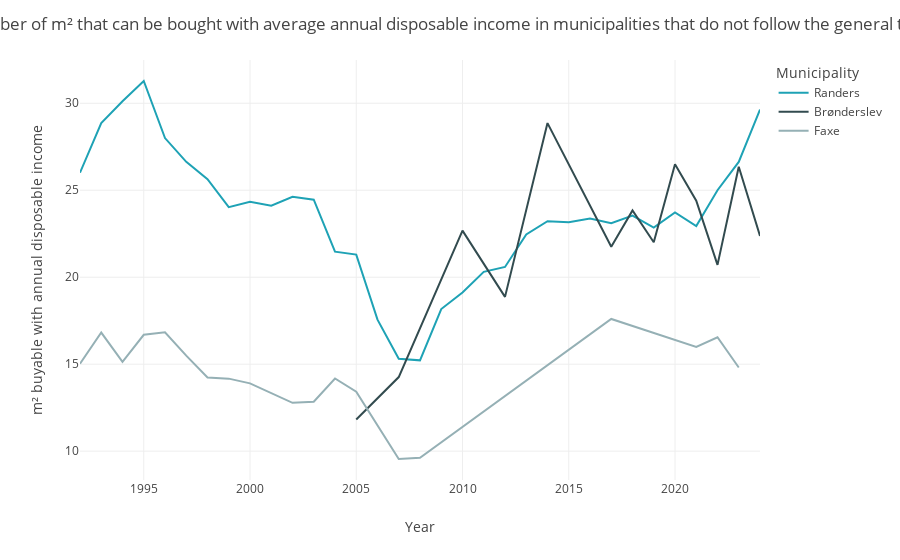

This figure's notebook cell:
### Markdown cell above
## Figure 6

### Code cell
# Creating the chart
selected_locations = ["Randers", "Brønderslev", "Faxe"]
chart_title = "Number of m² that can be bought with average annual disposable income in municipalities that do not follow the general trend"
fig = plot_price(
    sales_data, "M2AffordedTotal", chart_title, selected_locations, ["Actual price"]
)
fig

### Figure 1 — Plotly figure (JSON) as saved in the notebook; plotly's stock layout.template omitted (floating-point values rounded to 4 significant figures)
{"data": [{"hovertemplate": "Municipality=Randers<br>Year=%{x}<br>m² buyable with annual disposable income=%{y}<extra></extra>", "legendgroup": "Randers", "line": {"color": "#1ea2b5", "dash": "solid"}, "marker": {"symbol": "circle"}, "mode": "lines", "name": "Randers", "orientation": "v", "showlegend": true, "textposition": "top center", "type": "scatter", "x": [2024, 2023, 2022, 2021, 2020, 2019, 2018, 2017, 2016, 2015, 2014, 2013, 2012, 2011, 2010, 2009, 2008, 2007, 2006, 2005, 2004, 2003, 2002, 2001, 2000, 1999, 1998, 1997, 1996, 1995, 1994, 1993, 1992], "xaxis": "x", "y": [29.64, 26.63, 25, 22.94, 23.72, 22.85, 23.54, 23.1, 23.37, 23.16, 23.22, 22.46, 20.59, 20.31, 19.12, 18.17, 15.22, 15.31, 17.56, 21.3, 21.47, 24.46, 24.62, 24.11, 24.34, 24.03, 25.64, 26.63, 28, 31.28, 30.12, 28.86, 26.01], "yaxis": "y"}, {"hovertemplate": "Municipality=Brønderslev<br>Year=%{x}<br>m² buyable with annual disposable income=%{y}<extra></extra>", "legendgroup": "Brønderslev", "line": {"color": "#324b4f", "dash": "solid"}, "marker": {"symbol": "circle"}, "mode": "lines", "name": "Brønderslev", "orientation": "v", "showlegend": true, "textposition": "top center", "type": "scatter", "x": [2024, 2023, 2022, 2021, 2020, 2019, 2018, 2017, 2014, 2012, 2010, 2007, 2005], "xaxis": "x", "y": [22.37, 26.35, 20.71, 24.4, 26.49, 22.01, 23.84, 21.75, 28.86, 18.87, 22.68, 14.26, 11.82], "yaxis": "y"}, {"hovertemplate": "Municipality=Faxe<br>Year=%{x}<br>m² buyable with annual disposable income=%{y}<extra></extra>", "legendgroup": "Faxe", "line": {"color": "#95b0b5", "dash": "solid"}, "marker": {"symbol": "circle"}, "mode": "lines", "name": "Faxe", "orientation": "v", "showlegend": true, "textposition": "top center", "type": "scatter", "x": [2023, 2022, 2021, 2017, 2008, 2007, 2005, 2004, 2003, 2002, 2000, 1999, 1998, 1997, 1996, 1995, 1994, 1993, 1992], "xaxis": "x", "y": [14.81, 16.55, 15.99, 17.6, 9.62, 9.55, 13.42, 14.18, 12.84, 12.78, 13.9, 14.17, 14.24, 15.49, 16.83, 16.69, 15.14, 16.82, 15.03], "yaxis": "y"}], "layout": {"legend": {"title": {"text": "Municipality"}, "tracegroupgap": 0}, "margin": {"t": 60}, "title": {"text": "Number of m² that can be bought with average annual disposable income in municipalities that do not follow the general trend"}, "xaxis": {"anchor": "y", "domain": [0, 1], "title": {"text": "Year"}}, "yaxis": {"anchor": "x", "domain": [0, 1], "title": {"text": "m² buyable with annual disposable income"}}}}
